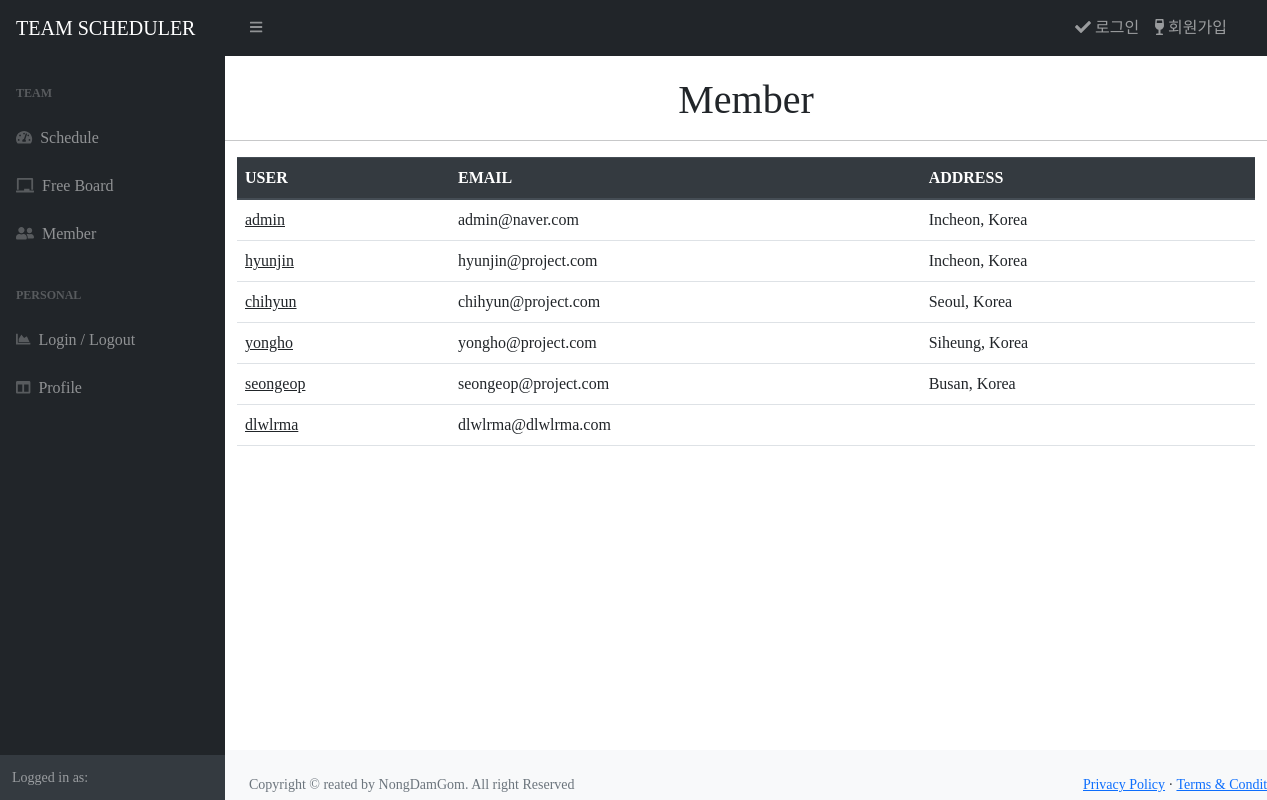
Page /users/member/ on the committed database.
### users/models.py (models this page shows, shortened)
class User(AbstractUser):
    followings = models.ManyToManyField(settings.AUTH_USER_MODEL, related_name="followers")

class Profile(models.Model):
    user = models.OneToOneField(User, on_delete=models.CASCADE)
    avatar = models.ImageField(blank=True)
    phone = models.CharField(max_length=64, blank=True)
    Mobile = models.CharField(max_length=64, blank=True)
    address = models.CharField(max_length=64, blank=True)
    Git_url = models.CharField(max_length=64, blank=True)
    Twit_url = models.CharField(max_length=64, blank=True)
    Ins_url= models.CharField(max_length=64, blank=True)
    face_url = models.CharField(max_length=64, blank=True)

### users/views.py (the view)
# urls.py: path('member/', member, name='member'),
def member(request):
    all_users= get_user_model().objects.all()
    context= {'allusers': all_users}
    return render(request, 'common/member.html', context)

### templates/common/member.html
{% extends 'base.html' %} {% block title %} Member {% endblock %} {% block content %} {% load static %}
<div class="container my-3">
  <div class="user-container my-3">
    <table class="table table table-hover">
      <thead>
        <tr class="thead-dark">
          <th style="width: 60px">USER</th>
          <th style="width: 120px">EMAIL</th>
          <th style="width: 120px">ADDRESS</th>
        </tr>
      </thead>
      <tbody>
        {% for username in allusers %}
        <tr>
          <td><a href="{% url 'users:profile' username.pk %}" class="text-dark">{{ username }}</a></td>
          <td>{{ username.email }}</td>
          <td>{{ username.profile.address }}</td>
        </tr>
        {% endfor %}
      </tbody>
    </table>
  </div>
</div>
{% endblock %}

### templates/navbar.html (style rules this page uses)
* { font-family: 'LeferiPoint-WhiteA'; }

### rows in the picture
User: username "admin", email "admin@naver.com", profile.address "Incheon, Korea"
User: username "hyunjin", email "hyunjin@project.com", profile.address "Incheon, Korea"
User: username "chihyun", email "chihyun@project.com", profile.address "Seoul, Korea"
User: username "yongho", email "yongho@project.com", profile.address "Siheung, Korea"
User: username "seongeop", email "seongeop@project.com", profile.address "Busan, Korea"
User: username "dlwlrma", email "dlwlrma@dlwlrma.com"
